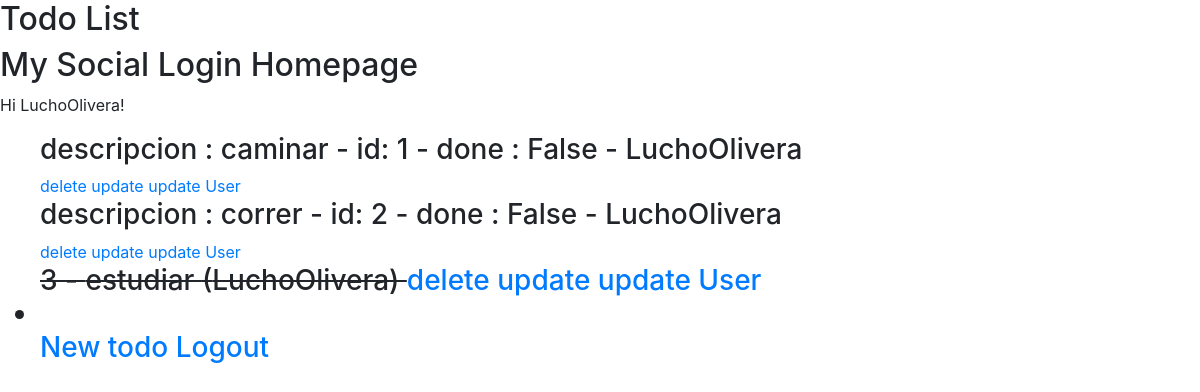
Screenshot of / (signed in) with the database file from the repository.
### todolist_app/models.py (models this page shows, shortened)
class TodoList(models.Model):
    descripcion = models.CharField(max_length=100, help_text='Description todo', unique=True)
    done = models.BooleanField(default=True)
    priority = models.ForeignKey(Priority ,on_delete = models.CASCADE)
    user = models.ForeignKey(
        settings.AUTH_USER_MODEL,
        on_delete=models.CASCADE,
        default=None,
        null=True,
    )

### todolist_app/views.py (the view)
# urls.py: path('', TodoListView.as_view() , name='todolist_view'),
class TodoListView(generic.ListView):
    model = TodoList
    context_object_name = "obj"
    fields = '__all__'
    success_url = reverse_lazy('todolist_app:todolist_view')

### todolist_app/templates/todolist_app/todolist_list.html (shortened to what this page needs)
{% load bootstrap4 %}
{% bootstrap_css %}
<!doctype html>
<html lang="en">
<head>
</head>
<body>
    <h2>Todo List</h2>
    {% block content %}
    <h2>My Social Login Homepage</h2>
    <p>Hi {{ user.username }}!</p>
    {% endblock %}
    <form method="GET">
    <ul>
        {% if not obj %}
            <li>not todo</li>
        {% else %}
                {% for item in obj %}
                    {% if item.done == True %}
                    <h3><strike>{{ item.id }} - {{ item.descripcion }} ({{ item.user}}) </strike>
                    <a href="{% url 'todolist_app:todo_delete' item.id %}">delete</a>
                    <a href="{% url 'todolist_app:todo_update' item.id %}">update</a>
                    <a href="{% url 'todolist_app:user_update' item.id %}">update User</a>
                    {% else %}
                    <h3>descripcion : {{ item.descripcion }} - id: {{ item.id }} - done : {{ item.done }} - {{ item.user }}</h3>
                    <a href="{% url 'todolist_app:todo_delete' item.id %}">delete</a>
                    <a href="{% url 'todolist_app:todo_update' item.id %}">update</a>
                    <a href="{% url 'todolist_app:user_update' item.id %}">update User</a>
                    {% endif %}
                {% endfor %}
        {% endif %}
        <li></li>
            <a href="{% url 'todolist_app:todo_form' %}">New todo</a>
            <a href="{% url 'logout'%}">Logout</a>
        </ul>
    </form>
</body>
</html>

### rows the page displays
TodoList: descripcion "caminar", id "1", done "False", user "LuchoOlivera"
TodoList: descripcion "correr", id "2", done "False", user "LuchoOlivera"
TodoList: id "3", descripcion "estudiar", user "LuchoOlivera"

### other values shown
{{ user.username }} "LuchoOlivera"
